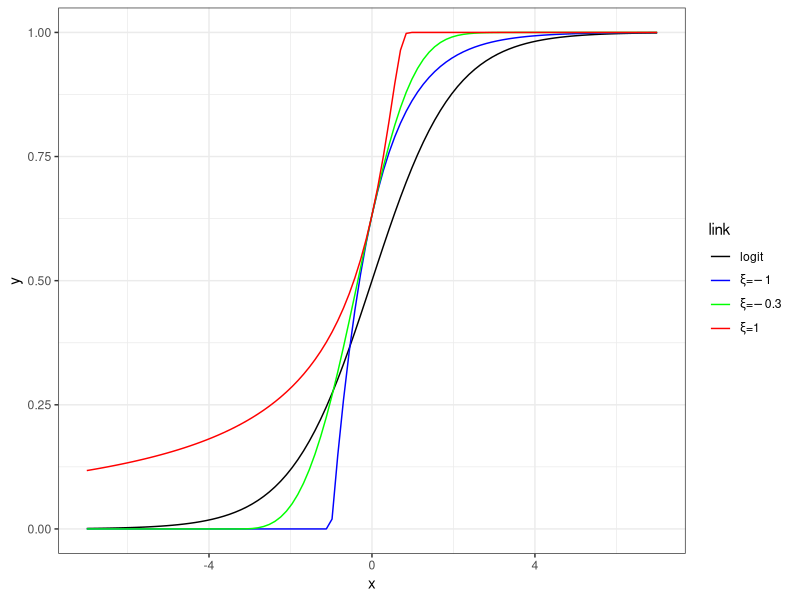
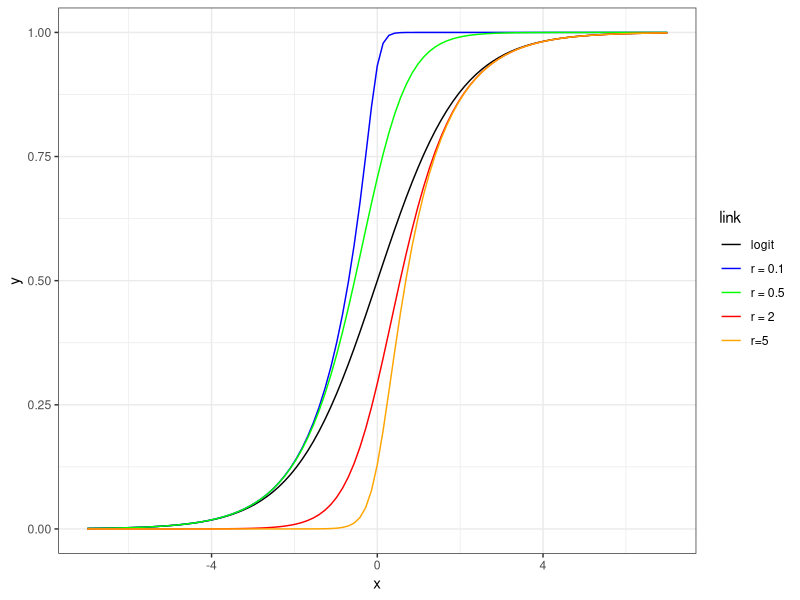
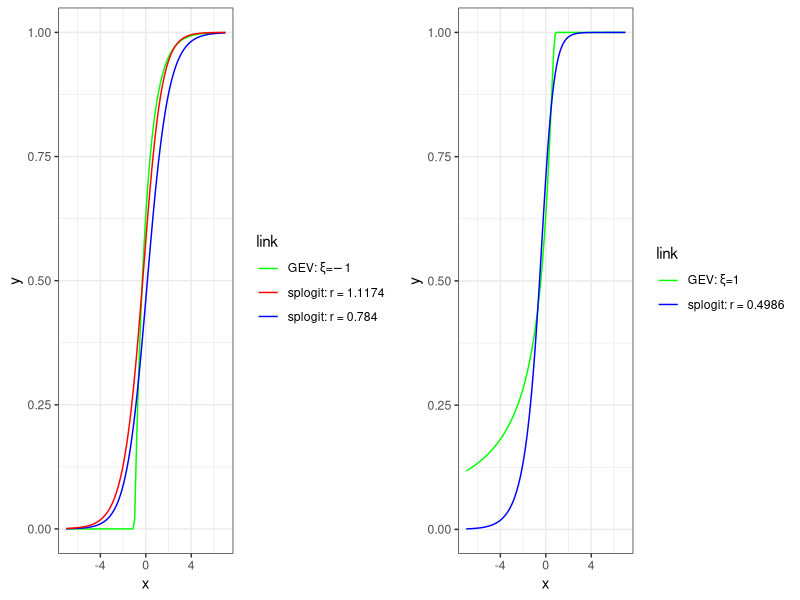
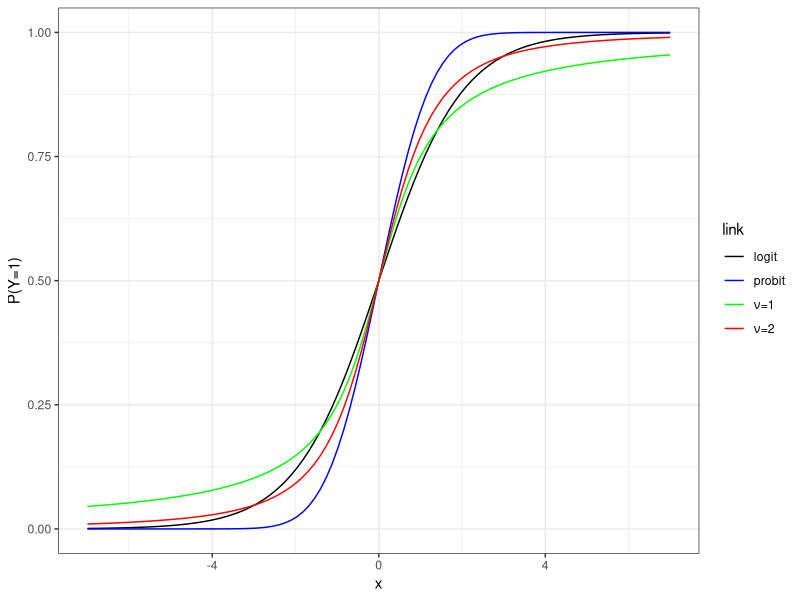
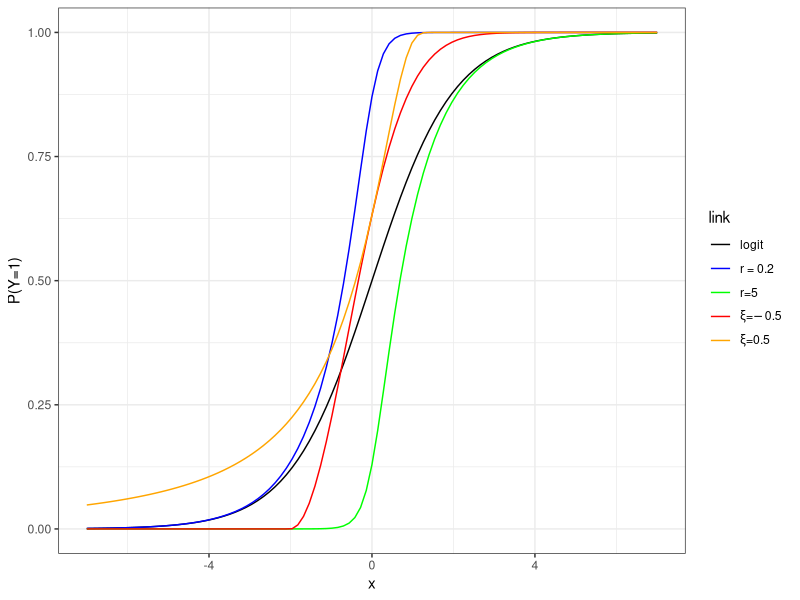
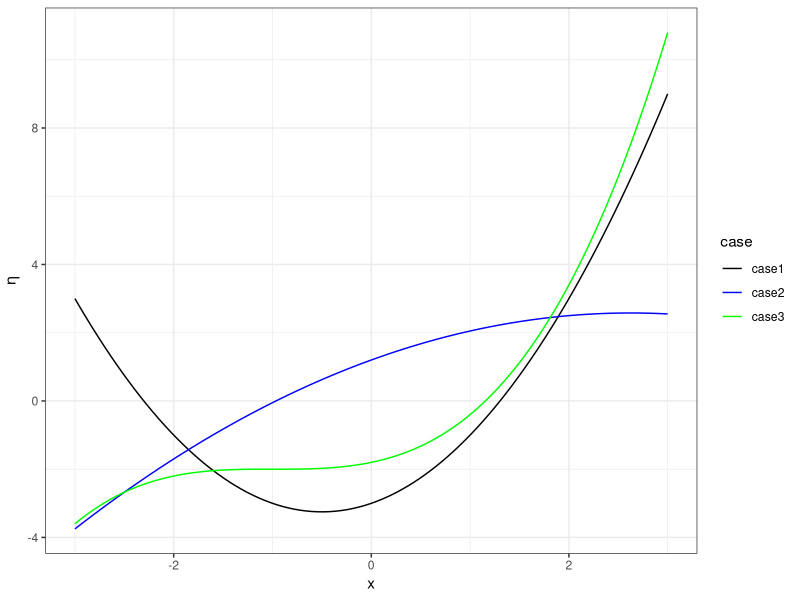

R code for these plots, in order:
###### consider splogit and gev #### distribution ####
setwd("/Users/Xin/Research/link_function/")
library(ggplot2)
library(gridExtra)
library(evd)
###gev ###
pdf('document/figures/comparison/gevlink.pdf',width = 8,height = 6)
label.gev <- c('logit',expression(paste(xi,'=',-1,sep=' ')),expression(paste(xi,'=',-0.3,sep=' ')),expression(paste(xi,'=',1,sep=' ')))
ggplot(data.frame(x=c(-7, 7)), aes(x)) + 
  stat_function(fun=function(x) plogis(x,location = 0,scale = 1),aes(color='logit'))+
  stat_function(fun = function(x) 1-pgev(-x,loc = 0,scale = 1,shape = -1), aes(color='gev1' ))+
  stat_function(fun = function(x) 1-pgev(-x,loc = 0,scale = 1,shape = -0.3), aes(color='gev2' ))+
  stat_function(fun = function(x) 1-pgev(-x,loc = 0,scale = 1,shape = 1), aes(color='gev3' ))+
  scale_colour_manual(name='link',values=c('logit'='black','gev1'="blue",'gev2'="green",'gev3'='red'),labels= label.gev,breaks=c('logit','gev1','gev2','gev3'))+theme_bw()+theme(legend.text.align=0)
dev.off()


splogit.link <- function(eta0,r0)
{
  if(r0 >0 & r0 <=1)
  {
    prob0 <- exp(eta0)/((1+exp(eta0/r0))^r0)
  }
  
  if(r0 > 1)
  {
    eta.new <- -r0*eta0
    prob0 <- 1-(exp(eta.new)/(1+exp(eta.new)))^(1/r0)
  }
  return(prob0)
}


#### splogit ####

pdf('document/figures/comparison/splogitlink.pdf',width = 8,height = 6)
label.splogit <- c(paste('r','=',0.1,sep=' '),paste('r','=',0.5,sep=' '),paste('r','=',2,sep=' '),paste('r','=','5',sep=''))

ggplot(data.frame(x=c(-7, 7)), aes(x)) + 
  stat_function(fun=function(x) plogis(x,location = 0,scale = 1),aes(color='logit'))+
  stat_function(fun = function(x) splogit.link(eta0 = x,r0 = 0.1), aes(color='splogit1'))+
  stat_function(fun = function(x) splogit.link(eta0 = x,r0 = 0.5), aes(color='splogit2'))+
  stat_function(fun = function(x) splogit.link(eta0 = x,r0 = 2), aes(color='splogit3'))+
  stat_function(fun = function(x) splogit.link(eta0 = x,r0 = 5), aes(color='splogit4'))+
  scale_colour_manual(name='link',values=c('logit'='black','splogit1'="blue",'splogit2'='green','splogit3'='red','splogit4'='orange'),labels=c('logit',label.splogit),breaks=c('logit',paste('splogit',1:4,sep='')))+theme_bw()+theme(legend.text.align=0)
dev.off()


### comparison between gev and splogit ####

r.fun <- function(r,xi,interval,nseq)
{
  x <- seq(interval[1],interval[2],length.out = nseq)
  gev.value <- 1-pgev(-x,loc=0,scale=1,shape=xi)
  splogit.value <- splogit.link(eta0 = x,r0 = r)
  dif <- sum((gev.value - splogit.value)^2)
  return(dif)
}

r1.fun <- function(r)
{
  r.fun(r,xi=-1,interval=c(-6,6),nseq=2000)
}

r2.fun <- function(r)
{
  r.fun(r,xi=1,interval=c(-5,5),nseq=2000)
}
optimize(r1.fun,c(0,10))
optimize(r2.fun,c(0.1,2))

r.fun.skew <- function(r,xi)
{
  if(r>0 & r <1)
  {
    value <- 1-1*(r/(r+1))^(r)-exp(-(1+xi))
  }
  
  if(r >1)
  {
    value<- r*(1/(r+1))^(1/r)- exp(-(1+xi))
  }
  return(value)
}

rs1 <- function(r)
{
  r.fun.skew(r,-1)
}


library(gridExtra)

pdf('document/figures/comparison/comparisonlink.pdf',width = 14,height = 6)
c1 <- ggplot(data.frame(x=c(-7, 7)), aes(x)) + 
  stat_function(fun = function(x) 1-pgev(-x,loc = 0,scale = 1,shape = -1), aes(color='gev2' ))+
  stat_function(fun = function(x) splogit.link(eta0 = x,r0 = 1.1174), aes(color='splogit2'))+
  stat_function(fun = function(x) splogit.link(eta0=x,r0=0.7840), aes(color='splogit1'))+
  scale_colour_manual(name='link',values=c('gev2'="green",'splogit2'='blue','splogit1'='red'),labels=c(expression(paste('GEV: ',xi,'=',-1)),paste('splogit:','r','=',1.1174),paste('splogit:','r','=',0.7840)))+
  theme_bw()+theme(legend.text.align=0)

c2 <- ggplot(data.frame(x=c(-7, 7)), aes(x)) + 
  stat_function(fun = function(x) 1-pgev(-x,loc = 0,scale = 1,shape = 1), aes(color='gev2' ))+
  stat_function(fun = function(x) splogit.link(eta0 = x,r0 = 0.4986), aes(color='splogit2'))+
  scale_colour_manual(name='link',values=c('gev2'="green",'splogit2'='blue'),labels=c(expression(paste('GEV: ',xi,'=',1)),paste('splogit:','r','=',0.4986)))+theme_bw()+
  theme(legend.text.align=0)
grid.arrange(c1,c2,ncol=2)
dev.off()



###### symmetric link #####
pdf("document/figures/symmetric_link.pdf",width = 6,height = 4)
label.sym <- c('logit',"probit",expression(paste(nu,'=',1,sep=' ')),expression(paste(nu,'=',2,sep=' ')))
ggplot(data.frame(x=c(-7, 7)), aes(x)) + 
  stat_function(fun=function(x) plogis(x,location = 0,scale = 1),aes(color='logit'))+
  stat_function(fun = function(x) pnorm(x,0,1),aes(color="probit"))+
  stat_function(fun = function(x) pt(x,df = 1),aes(color = "t1"))+
  stat_function(fun = function(x) pt(x,df = 2),aes(color = "t2"))+
  scale_colour_manual(name='link',values=c('logit'='black','probit'="blue",'t1'="green",'t2'='red'),labels= label.sym,breaks=c('logit','probit','t1','t2'))+theme_bw()+theme(legend.text.align=0)+ylab("P(Y=1)")
dev.off()


pdf("document/figures/asymmetric_link.pdf",width = 6,height = 4)
label.asym <- c(paste('r','=',0.2,sep=' '),paste('r','=',5,sep=''),expression(paste(xi,'=',-0.5,sep=' ')),expression(paste(xi,'=',0.5,sep=' ')))
ggplot(data.frame(x=c(-7, 7)), aes(x)) + 
  stat_function(fun=function(x) plogis(x,location = 0,scale = 1),aes(color='logit'))+
  stat_function(fun = function(x) splogit.link(eta0 = x,r0 = 0.2), aes(color='splogit1'))+
  stat_function(fun = function(x) splogit.link(eta0 = x,r0 = 5), aes(color='splogit2'))+
  stat_function(fun = function(x) 1-pgev(-x,loc = 0,scale = 1,shape = -0.5), aes(color='gev1' ))+
  stat_function(fun = function(x) 1-pgev(-x,loc = 0,scale = 1,shape = 0.5), aes(color='gev2' ))+
  scale_colour_manual(name='link',values=c('logit'='black','splogit1'="blue",'splogit2'='green','gev1'='red','gev2'='orange'),labels=c('logit',label.asym),breaks=c('logit',paste('splogit',1:2,sep=''),paste("gev",1:2,sep="")))+theme_bw()+theme(legend.text.align=0)+ylab("P(Y=1)")
dev.off()



##### curve ####

f1 <- function(x1)
{
  x1^2+x1-3
}

f2 <- function(x1)
{
  -0.2*(x1-3)^2-0.15*x1+3
}

f3 <- function(x1)
{
  0.2*(x1+1)^3-2
}


pdf("document/figures/curve.pdf",width = 6,height = 4)
ggplot(data.frame(x=c(-3, 3)), aes(x)) + 
  stat_function(fun = f1,aes(color='case1'))+
  stat_function(fun = f2,aes(color='case2'))+
  stat_function(fun = f3,aes(color='case3'))+
  scale_colour_manual(name='case',values=c('case1'='black','case2'="blue",'case3'='green'),labels=c("case1","case2","case3"),breaks=c("case1","case2","case3"))+theme_bw()+theme(legend.text.align=0)+ylab(expression(eta))
dev.off()
